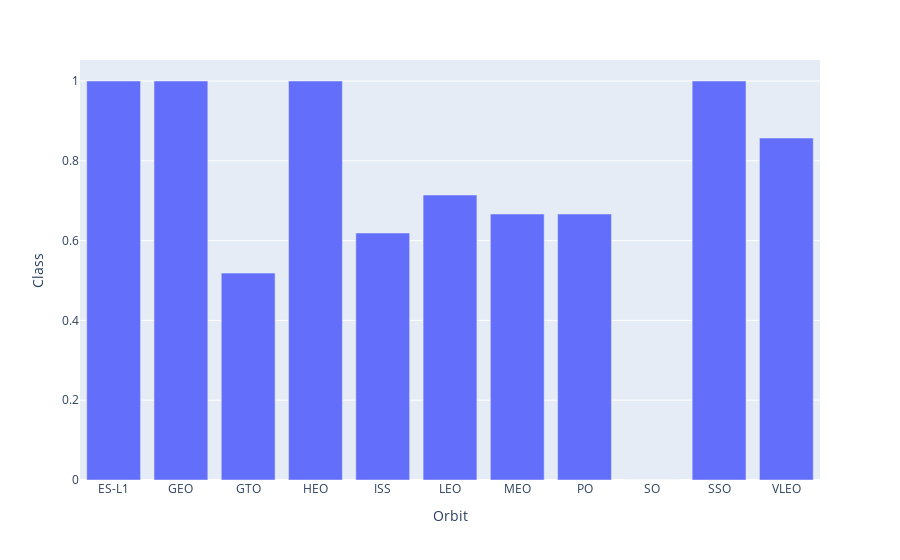

Here is the notebook cell this chart was saved with:
### Code cell
fig4=px.bar(df_orbit, x='Orbit', y='Class')
fig4.show()

### Figure 1 — Plotly figure (JSON) as saved in the notebook; plotly's stock layout.template omitted (floating-point values rounded to 4 significant figures)
{"data": [{"alignmentgroup": "True", "hovertemplate": "Orbit=%{x}<br>Class=%{y}<extra></extra>", "legendgroup": "", "marker": {"color": "#636efa", "pattern": {"shape": ""}}, "name": "", "offsetgroup": "", "orientation": "v", "showlegend": false, "textposition": "auto", "type": "bar", "x": ["ES-L1", "GEO", "GTO", "HEO", "ISS", "LEO", "MEO", "PO", "SO", "SSO", "VLEO"], "xaxis": "x", "y": [1, 1, 0.5185, 1, 0.619, 0.7143, 0.6667, 0.6667, 0, 1, 0.8571], "yaxis": "y"}], "layout": {"autosize": true, "barmode": "relative", "legend": {"tracegroupgap": 0}, "margin": {"t": 60}, "xaxis": {"anchor": "y", "autorange": true, "domain": [0, 1], "range": [-0.5, 10.5], "title": {"text": "Orbit"}, "type": "category"}, "yaxis": {"anchor": "x", "autorange": true, "domain": [0, 1], "range": [0, 1.053], "title": {"text": "Class"}, "type": "linear"}}}
